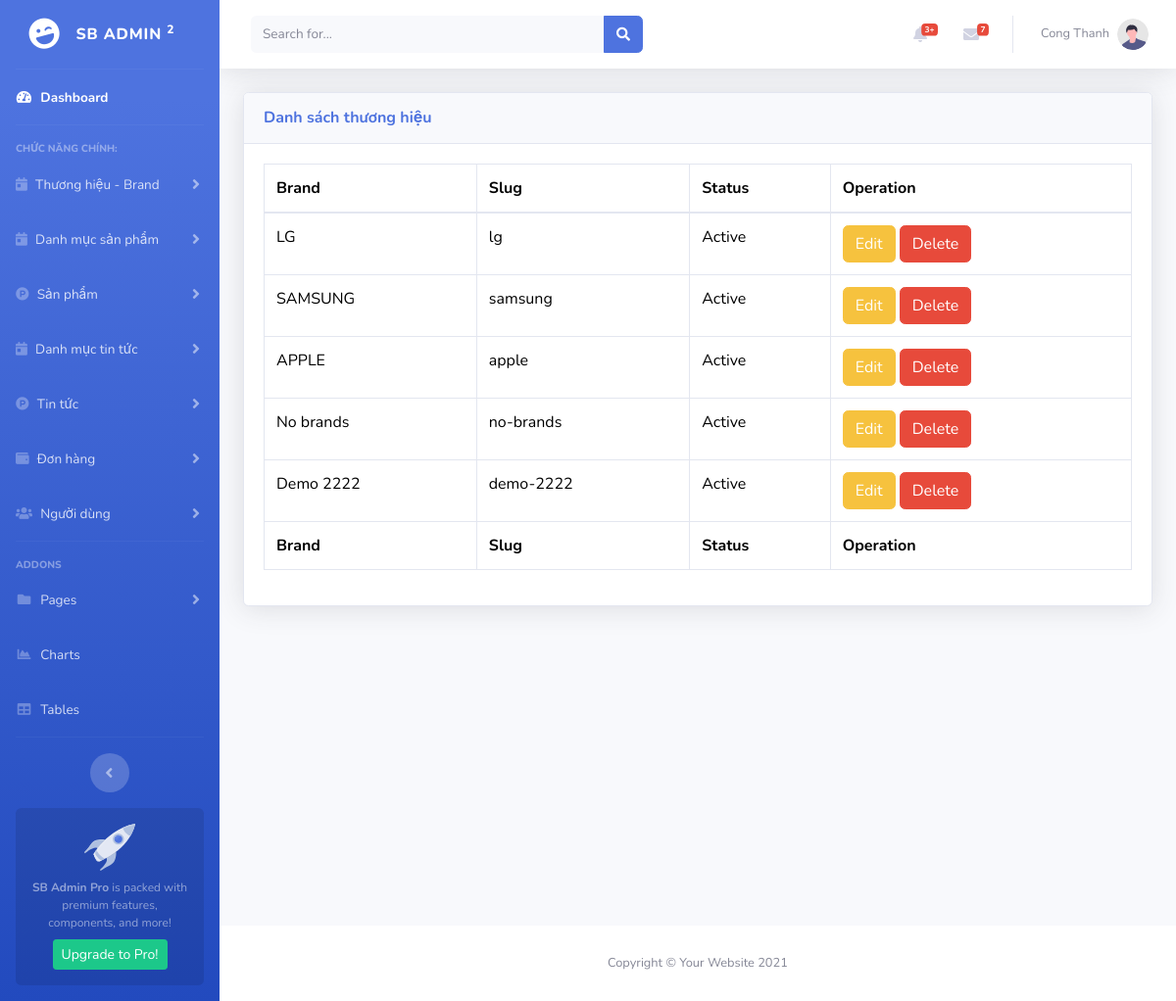
Screenshot of /webbanhang/quantri/listbrands.php (signed in) with the database file from the repository.
### tables this page shows
CREATE TABLE `brands` (
  `id` bigint(20) UNSIGNED NOT NULL,
  `name` varchar(255) NOT NULL,
  `slug` varchar(255) NOT NULL,
  `status` enum('Active','Inactive') NOT NULL,
  `created_at` timestamp NULL DEFAULT NULL,
  `updated_at` timestamp NULL DEFAULT NULL
);

### webbanhang/quantri/listbrands.php (the view)
<?php
require('includes/header.php');
?>
<div>
<div class="card shadow mb-4">
<div class="card-header py-3">
<h6 class="m-0 font-weight-bold text-primary">Danh sách thương hiệu</h6>
</div>
<div class="card-body">
<div class="table-responsive">
    <table class="table table-bordered" id="dataTable" width="100%" cellspacing="0">
        <thead>
            <tr>
                <th>Brand</th>
                <th>Slug</th>
                <th>Status</th>
                <th>Operation</th>
            </tr>
        </thead>
        <tfoot>
            <tr>
                <th>Brand</th>
                <th>Slug</th>
                <th>Status</th>
                <th>Operation</th>
            </tr>
        </tfoot>
        <tbody>
<?php
    require('../db/conn.php');
    $sql_str = "select * from brands order by id";
    $result = mysqli_query($conn, $sql_str);
    while ($row = mysqli_fetch_assoc($result)){
        ?>
            <tr>
                <td><?=$row['name']?></td>
                <td><?=$row['slug']?></td>
                <td><?=$row['status']?></td>
                <td>
                    <a class="btn btn-warning" href="editbrand.php?id=<?=$row['id']?>">Edit</a>
                    <a class="btn btn-danger"
                    href="deletebrand.php?id=<?=$row['id']?>"
                    onclick="return confirm('Bạn chắc chắn xóa mục này?');">Delete</a>
                </td>
            </tr>
            <?php
    }
    ?>
                                    </tbody>
                                </table>
                            </div>
                        </div>
                    </div>
</div>
<?php
require('includes/footer.php');
?>

### rows the page displays
brands: name "LG", slug "lg", status "Active"
brands: name "SAMSUNG", slug "samsung", status "Active"
brands: name "APPLE", slug "apple", status "Active"
brands: name "No brands", slug "no-brands", status "Active"
brands: name "Demo 2222", slug "demo-2222", status "Active"

### other values shown
$user['name'] "Cong Thanh"
